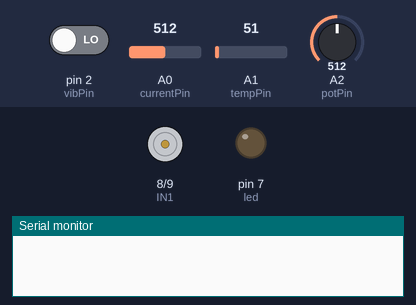
Recording of a sketch running on a simulated Arduino Uno, built with avr-gcc and run on an emulated ATmega328P. On the bench: motor-driver pin pairs drawn as motors (green arrow = first pin HIGH = forward, orange = second pin HIGH = backward, longer = more drive, scaled by the enable pin), output pins drawn as LEDs (lit = HIGH), the last lines printed to the serial monitor. Dashed ring = blinking. The test bench sets the inputs (shaded band); at power-on: A1 (tempPin) = 51, A2 (potPin) = 512, A0 (currentPin) = 512, pin 2 (vibPin) LOW.

Above: at 0.1 s.
At 1.7 s:
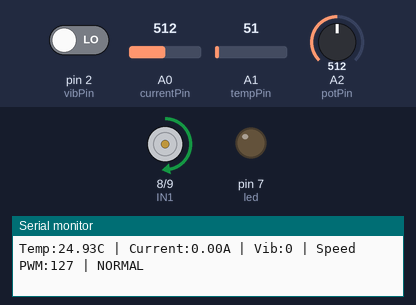
1.8 s: A1 (tempPin) set to 102
4.8 s: A1 (tempPin) set to 121
At 4.94 s:
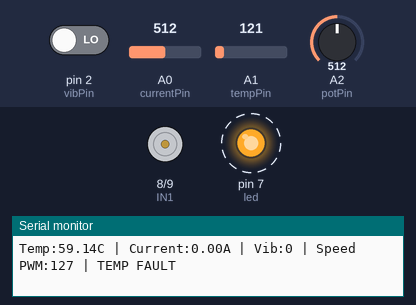
7.8 s: A2 (potPin) set to 420
10.8 s: A2 (potPin) set to 393
13.8 s: A0 (currentPin) set to 878
16.8 s: A0 (currentPin) set to 906
Timing chart, 0 to 20.8 s (numbered marks = the images above; inputs shaded):
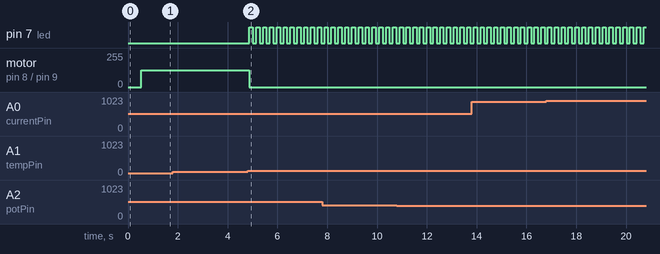

Measured:
- the behaviour switches between 112 and 113 on A1 (tempPin) (found by bisection; images 1 and 2)
- after the input at 4.8 s, pin 7 (led): alternates HIGH for 0.14 s and LOW for 0.14 s, starting after 0.07 s; motor on pin 8 (IN1) / pin 9 (IN2): forward 127/255 → stopped after 0.07 s

The sketch:

fault_detection.ino
```cpp
// Motor Control (L298N)
int IN1 = 8;        // Direction 1
int IN2 = 9;        // Direction 2
int ENA = 10;       // PWM Speed Control

// Sensors
int currentPin = A0; // ACS712 Current Sensor
int tempPin = A1;    // Analog Thermistor
int potPin = A2;     // 50k Potentiometer
int vibPin = 2;      // SW-420 Vibration Module
int led = 7;         // Fault Indicator LED

// Safety Limits
int vibrationThreshold = 7;
int tempThreshold = 55;
float currentThreshold = 1.0;
int faultDelay = 1500;

bool fault = false;
unsigned long lastBlink = 0;
bool ledState = LOW;
unsigned long faultTime = 0;
float zeroCurrentVoltage = 2.5;

void setup() {
  Serial.begin(9600);
  pinMode(IN1, OUTPUT); pinMode(IN2, OUTPUT); pinMode(ENA, OUTPUT);
  pinMode(vibPin, INPUT); pinMode(led, OUTPUT);
  digitalWrite(IN1, HIGH); digitalWrite(IN2, LOW);

  // Auto-Calibrate Current Sensor
  float sum = 0;
  for (int i = 0; i < 100; i++) {
    sum += analogRead(currentPin) * (5.0 / 1023.0);
    delay(5);
  }
  zeroCurrentVoltage = sum / 100.0;
}

void loop() {
  float temp = analogRead(tempPin) * (5.0 / 1023.0) * 100;
  float voltage = analogRead(currentPin) * (5.0 / 1023.0);
  float current = (voltage - zeroCurrentVoltage) / 0.185;
  if (current < 0) current = 0;

  int vibrationCount = 0;
  for (int i = 0; i < 10; i++) {
    if (digitalRead(vibPin) == HIGH) vibrationCount++;
    delay(2);
  }
  if (vibrationCount <= 3) vibrationCount = 0; // Filter noise

  int potValue = analogRead(potPin);
  int motorSpeed = map(potValue, 0, 1023, 0, 255);

  bool vibFault = (vibrationCount >= vibrationThreshold);
  bool tempFault = (temp >= tempThreshold);
  bool currentFault = (current >= currentThreshold);

  if (vibFault || tempFault || currentFault) {
    fault = true;
    faultTime = millis();
  }
  if (fault && (millis() - faultTime > faultDelay)) {
    fault = false;
  }

  // Motor Execution
  if (fault) {
    digitalWrite(IN1, LOW); digitalWrite(IN2, LOW); analogWrite(ENA, 0);
    if (millis() - lastBlink > 100) {
      lastBlink = millis();
      ledState = !ledState;
      digitalWrite(led, ledState);
    }
  } else {
    digitalWrite(IN1, HIGH); digitalWrite(IN2, LOW); analogWrite(ENA, motorSpeed);
    digitalWrite(led, LOW);
  }

  // Telemetry Output for AI
  Serial.print("Temp:"); Serial.print(temp);
  Serial.print("C | Current:"); Serial.print(current);
  Serial.print("A | Vib:"); Serial.print(vibrationCount);
  Serial.print(" | Speed PWM:"); Serial.print(motorSpeed);
  if (vibFault) Serial.print(" | VIB FAULT");
  else if (tempFault) Serial.print(" | TEMP FAULT");
  else if (currentFault) Serial.print(" | CUR FAULT");
  else Serial.print(" | NORMAL");
  Serial.println();
}
```
